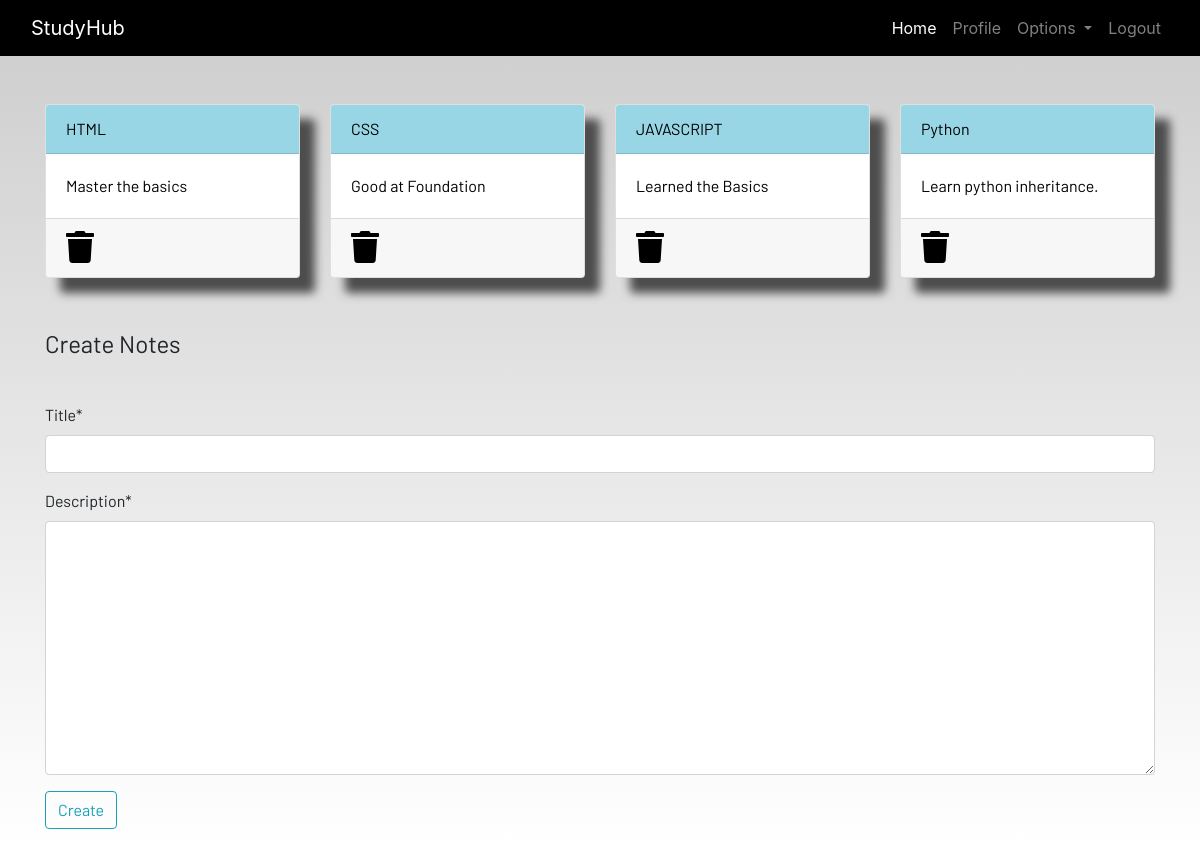
Screenshot of /notes/ (signed in) with the database file from the repository.
### dashboard/models.py (models this page shows, shortened)
class Notes(models.Model):
    user = models.ForeignKey(User, on_delete=models.CASCADE)
    title = models.CharField(max_length=200)
    description = models.TextField()
    class Meta:
        verbose_name = "Notes"
        verbose_name_plural = "Notes"

### dashboard/views.py (the view)
# urls.py: path('notes/',views.notes,name="notes"),
@login_required
def notes(request):
    if request.method == "POST":
        form = NotesForm(request.POST)
        if form.is_valid():
            notes = Notes(user= request.user, title= request.POST['title'], description= request.POST['description'])
            notes.save()
        messages.success(request,f"Notes Added from {request.user.username} successfully!")
    else:
        form = NotesForm()
    notes = Notes.objects.filter(user=request.user)
    context = {'notes' : notes, 'form' : form}
    return render(request,'dashboard/notes.html', context)

### dashboard/forms.py
class NotesForm(forms.ModelForm):
    class Meta:
        model = Notes
        fields = ['title', 'description']

### templates/dashboard/notes.html (shortened to what this page needs)
{% extends 'dashboard/base.html' %}
{% load static %}
{% load crispy_forms_tags %}
{% block content %}
<div class="container">
    <div class="row">
        {% for note in notes %}
        <div class="col-md-3">
            <a href="{% url 'notes-detail' note.id %}">
                <div class="card">
                    <div class="card-header">{{note.title}}</div>
                    <div class="card-body">{{note.description|slice:"0:100"}}</div>
                    <div class="card-footer mt-auto "><a href="{% url 'delete-note' note.id %}">
                        <i class="fa fa-trash fa-2x"></i></a>
                    </div>
                </div>
            </a>
        </div>
        <br><br>
        {% endfor %}
    </div>
</div>
<br><br>
<div class="container">
    <form method="POST">
        <fieldset class="form-group">
            <legend class="border-bottom mb-4">Create Notes</legend>
        </fieldset>
        {{form|crispy}}
        <div class="form-group">
            <button href="" class="btn btn-outline-info" type="submit">
                Create
            </button>
        </div>
    </form>
</div>
{% endblock content %}

### static/css/main.css (style rules this page uses)
html { scroll-behavior: smooth; height: 100%; width: 100%; }
.card { box-shadow: 15px 15px 10px rgb(78, 77, 77); }
a { text-decoration: none !important; color: black; }
.card-header { color: black !important; background: rgb(152, 214, 230) !important; transition: 0.3s ease-in; }
html, body { max-width: 100%; overflow-x: hidden; height: 100%; width: 100%; }
body { background: linear-gradient(rgba(0, 0, 0, 0.2), rgba(255, 255, 255, 0.5)); overflow-x: hidden; background-repeat: no-repeat; }
.card-header { background-color: rgb(133, 204, 231); }
.col-md-3 .card { width: 100%; height: 100%; }
.fa { color: black; }

### rows the page displays
Notes: title "HTML", description "Master the basics"
Notes: title "CSS", description "Good at Foundation"
Notes: title "JAVASCRIPT", description "Learned the Basics"
Notes: title "Python", description "Learn python inheritance."
